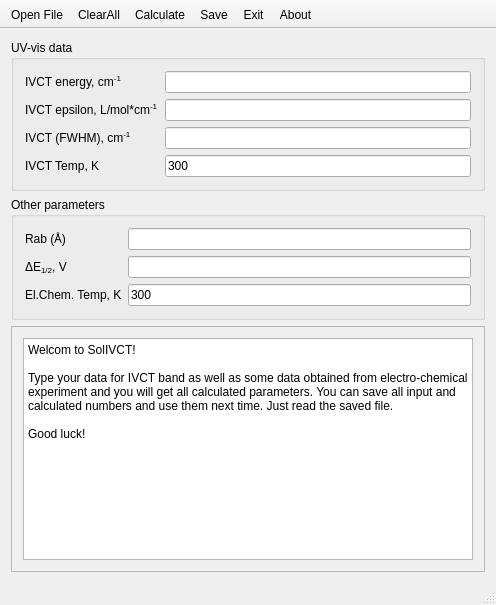
<?xml version="1.0" encoding="UTF-8"?>
<ui version="4.0">
 <class>MainWindow</class>
 <widget class="QMainWindow" name="MainWindow">
  <property name="geometry">
   <rect>
    <x>0</x>
    <y>0</y>
    <width>496</width>
    <height>605</height>
   </rect>
  </property>
  <property name="windowTitle">
   <string>SolIVCT</string>
  </property>
  <property name="windowIcon">
   <iconset resource="solivct.qrc">
    <normaloff>:/icons/icons/SolIVCT.png</normaloff>:/icons/icons/SolIVCT.png</iconset>
  </property>
  <widget class="QWidget" name="centralWidget">
   <layout class="QVBoxLayout" name="verticalLayout">
    <item>
     <widget class="QGroupBox" name="groupBox">
      <property name="title">
       <string>UV-vis data</string>
      </property>
      <layout class="QFormLayout" name="formLayout">
       <item row="0" column="0">
        <widget class="QLabel" name="label_ivct_energy">
         <property name="text">
          <string>&lt;html&gt;&lt;head/&gt;&lt;body&gt;&lt;p&gt;IVCT energy, cm&lt;span style=&quot; vertical-align:super;&quot;&gt;-1&lt;/span&gt;&lt;/p&gt;&lt;/body&gt;&lt;/html&gt;</string>
         </property>
        </widget>
       </item>
       <item row="0" column="1">
        <widget class="QLineEdit" name="lineEdit_ivct_energy">
         <property name="toolTip">
          <string>&lt;html&gt;&lt;head/&gt;&lt;body&gt;&lt;p&gt;Energy of the IVCT band from optical spectra&lt;/p&gt;&lt;/body&gt;&lt;/html&gt;</string>
         </property>
        </widget>
       </item>
       <item row="1" column="0">
        <widget class="QLabel" name="label_ivct_epsilon">
         <property name="text">
          <string>&lt;html&gt;&lt;head/&gt;&lt;body&gt;&lt;p&gt;IVCT epsilon, L/mol*cm&lt;span style=&quot; vertical-align:super;&quot;&gt;-1&lt;/span&gt;&lt;/p&gt;&lt;/body&gt;&lt;/html&gt;</string>
         </property>
        </widget>
       </item>
       <item row="1" column="1">
        <widget class="QLineEdit" name="lineEdit_epsilon">
         <property name="toolTip">
          <string>&lt;html&gt;&lt;head/&gt;&lt;body&gt;&lt;p&gt;Extension coefficient of the IVCT band from optical spectra&lt;/p&gt;&lt;/body&gt;&lt;/html&gt;</string>
         </property>
        </widget>
       </item>
       <item row="2" column="0">
        <widget class="QLabel" name="label_fwhm">
         <property name="text">
          <string>&lt;html&gt;&lt;head/&gt;&lt;body&gt;&lt;p&gt;IVCT (FWHM), cm&lt;span style=&quot; vertical-align:super;&quot;&gt;-1&lt;/span&gt;&lt;/p&gt;&lt;/body&gt;&lt;/html&gt;</string>
         </property>
        </widget>
       </item>
       <item row="2" column="1">
        <widget class="QLineEdit" name="lineEdit_fwhm">
         <property name="toolTip">
          <string>&lt;html&gt;&lt;head/&gt;&lt;body&gt;&lt;p&gt;&lt;span style=&quot; font-weight:600;&quot;&gt;F&lt;/span&gt;ull &lt;span style=&quot; font-weight:600;&quot;&gt;w&lt;/span&gt;idth at &lt;span style=&quot; font-weight:600;&quot;&gt;h&lt;/span&gt;alf &lt;span style=&quot; font-weight:600;&quot;&gt;m&lt;/span&gt;axima of the deconvoluted(!) IVCT band&lt;/p&gt;&lt;/body&gt;&lt;/html&gt;</string>
         </property>
        </widget>
       </item>
       <item row="3" column="0">
        <widget class="QLabel" name="label_temp">
         <property name="text">
          <string>&lt;html&gt;&lt;head/&gt;&lt;body&gt;&lt;p&gt;IVCT Temp, K&lt;/p&gt;&lt;/body&gt;&lt;/html&gt;</string>
         </property>
        </widget>
       </item>
       <item row="3" column="1">
        <widget class="QLineEdit" name="lineEdit_temp">
         <property name="toolTip">
          <string>&lt;html&gt;&lt;head/&gt;&lt;body&gt;&lt;p&gt;Temperature used for IVCT band measurement&lt;/p&gt;&lt;/body&gt;&lt;/html&gt;</string>
         </property>
         <property name="text">
          <string>300</string>
         </property>
        </widget>
       </item>
      </layout>
     </widget>
    </item>
    <item>
     <widget class="QGroupBox" name="groupBox_2">
      <property name="title">
       <string>Other parameters</string>
      </property>
      <layout class="QFormLayout" name="formLayout_2">
       <item row="0" column="0">
        <widget class="QLabel" name="label_rab">
         <property name="text">
          <string>&lt;html&gt;&lt;head/&gt;&lt;body&gt;&lt;p&gt;Rab (&amp;#8491;)&lt;/p&gt;&lt;/body&gt;&lt;/html&gt;</string>
         </property>
        </widget>
       </item>
       <item row="0" column="1">
        <widget class="QLineEdit" name="lineEdit_rab">
         <property name="toolTip">
          <string>&lt;html&gt;&lt;head/&gt;&lt;body&gt;&lt;p&gt;A distance between redox active centers. This parameter may be taken from theoretical modeling or from diffraction experiement. &lt;/p&gt;&lt;/body&gt;&lt;/html&gt;</string>
         </property>
        </widget>
       </item>
       <item row="2" column="0">
        <widget class="QLabel" name="label_deltae">
         <property name="text">
          <string>&lt;html&gt;&lt;head/&gt;&lt;body&gt;&lt;p&gt;&amp;#916;E&lt;span style=&quot; vertical-align:sub;&quot;&gt;1/2&lt;/span&gt;, V&lt;/p&gt;&lt;/body&gt;&lt;/html&gt;</string>
         </property>
        </widget>
       </item>
       <item row="2" column="1">
        <widget class="QLineEdit" name="lineEdit_deltae">
         <property name="toolTip">
          <string>&lt;html&gt;&lt;head/&gt;&lt;body&gt;&lt;p&gt;Difference between redox potentials&lt;/p&gt;&lt;/body&gt;&lt;/html&gt;</string>
         </property>
        </widget>
       </item>
       <item row="5" column="1">
        <widget class="QLineEdit" name="lineEdit_elchemtemp">
         <property name="toolTip">
          <string>&lt;html&gt;&lt;head/&gt;&lt;body&gt;&lt;p&gt;Temperature for electrochemical experiment. &lt;/p&gt;&lt;/body&gt;&lt;/html&gt;</string>
         </property>
         <property name="text">
          <string>300</string>
         </property>
        </widget>
       </item>
       <item row="5" column="0">
        <widget class="QLabel" name="label_elchemtemp">
         <property name="text">
          <string>El.Chem. Temp, K</string>
         </property>
        </widget>
       </item>
      </layout>
     </widget>
    </item>
    <item>
     <widget class="QScrollArea" name="scrollArea">
      <property name="widgetResizable">
       <bool>true</bool>
      </property>
      <widget class="QWidget" name="scrollAreaWidgetContents">
       <property name="geometry">
        <rect>
         <x>0</x>
         <y>0</y>
         <width>474</width>
         <height>169</height>
        </rect>
       </property>
       <layout class="QVBoxLayout" name="verticalLayout_2">
        <item>
         <widget class="QPlainTextEdit" name="plainTextEdit_output">
          <property name="readOnly">
           <bool>true</bool>
          </property>
          <property name="plainText">
           <string>Welcom to SolIVCT!

Type your data for IVCT band as well as some data obtained from electro-chemical experiment and you will get all calculated parameters. You can save all input and calculated numbers and use them next time. Just read the saved file.

Good luck!


</string>
          </property>
         </widget>
        </item>
       </layout>
      </widget>
     </widget>
    </item>
   </layout>
  </widget>
  <widget class="QMenuBar" name="menuBar">
   <property name="geometry">
    <rect>
     <x>0</x>
     <y>0</y>
     <width>496</width>
     <height>29</height>
    </rect>
   </property>
  </widget>
  <widget class="QToolBar" name="mainToolBar">
   <property name="sizePolicy">
    <sizepolicy hsizetype="Preferred" vsizetype="Preferred">
     <horstretch>0</horstretch>
     <verstretch>0</verstretch>
    </sizepolicy>
   </property>
   <property name="movable">
    <bool>false</bool>
   </property>
   <property name="toolButtonStyle">
    <enum>Qt::ToolButtonIconOnly</enum>
   </property>
   <attribute name="toolBarArea">
    <enum>TopToolBarArea</enum>
   </attribute>
   <attribute name="toolBarBreak">
    <bool>false</bool>
   </attribute>
   <addaction name="actionOpen_File"/>
   <addaction name="actionClearAll"/>
   <addaction name="actionCalculate"/>
   <addaction name="actionSaveFile"/>
   <addaction name="actionExit"/>
   <addaction name="actionAbout"/>
  </widget>
  <widget class="QStatusBar" name="statusBar"/>
  <action name="actionOpen_File">
   <property name="enabled">
    <bool>true</bool>
   </property>
   <property name="icon">
    <iconset theme="document-open">
     <normaloff/>
    </iconset>
   </property>
   <property name="text">
    <string>Open File</string>
   </property>
   <property name="toolTip">
    <string>Read a file saved by solivct</string>
   </property>
   <property name="shortcut">
    <string>Ctrl+O</string>
   </property>
   <property name="iconVisibleInMenu">
    <bool>true</bool>
   </property>
  </action>
  <action name="actionExit">
   <property name="icon">
    <iconset theme="application-exit">
     <normaloff/>
    </iconset>
   </property>
   <property name="text">
    <string>Exit</string>
   </property>
   <property name="shortcut">
    <string>Ctrl+Q</string>
   </property>
  </action>
  <action name="actionClearAll">
   <property name="icon">
    <iconset theme="edit-clear">
     <normaloff/>
    </iconset>
   </property>
   <property name="text">
    <string>ClearAll</string>
   </property>
  </action>
  <action name="actionSaveFile">
   <property name="icon">
    <iconset theme="document-save">
     <normaloff/>
    </iconset>
   </property>
   <property name="text">
    <string>Save</string>
   </property>
  </action>
  <action name="actionCalculate">
   <property name="icon">
    <iconset theme="system-run">
     <normaloff/>
    </iconset>
   </property>
   <property name="text">
    <string>Calculate</string>
   </property>
  </action>
  <action name="actionAbout">
   <property name="icon">
    <iconset theme="help-about">
     <normaloff/>
    </iconset>
   </property>
   <property name="text">
    <string>About</string>
   </property>
  </action>
 </widget>
 <layoutdefault spacing="6" margin="11"/>
 <resources>
  <include location="solivct.qrc"/>
 </resources>
 <connections>
  <connection>
   <sender>actionExit</sender>
   <signal>triggered()</signal>
   <receiver>MainWindow</receiver>
   <slot>close()</slot>
   <hints>
    <hint type="sourcelabel">
     <x>-1</x>
     <y>-1</y>
    </hint>
    <hint type="destinationlabel">
     <x>274</x>
     <y>304</y>
    </hint>
   </hints>
  </connection>
 </connections>
</ui>
